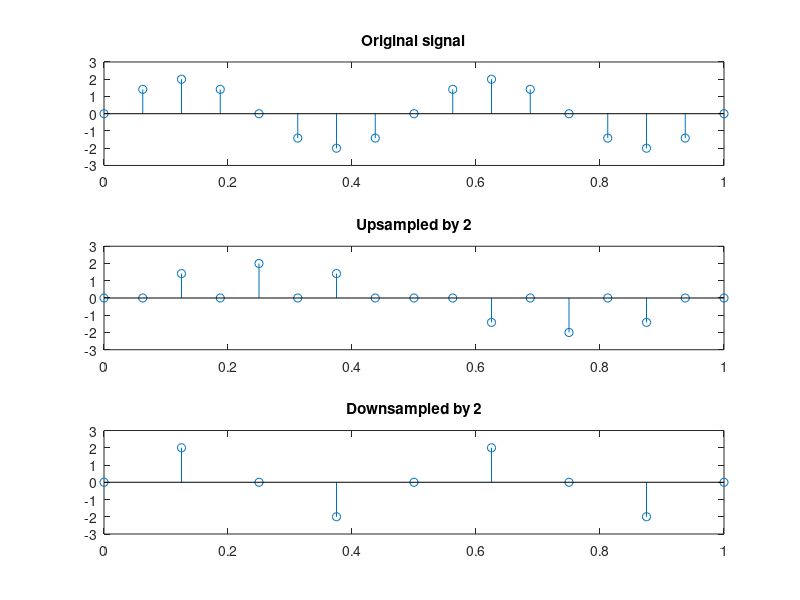
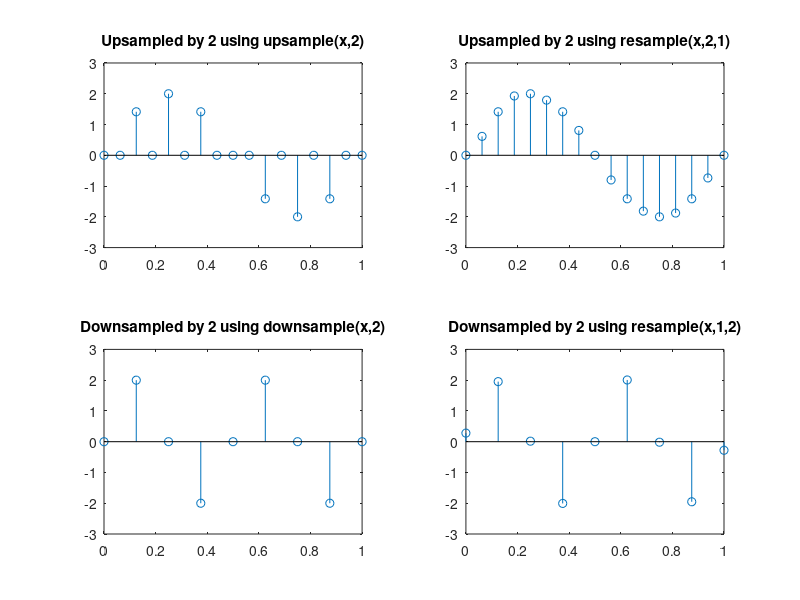

The MATLAB script that drew these images, in order:
clc
close all
clear all

%% generating a sinusoidal signal
fs = 16; %inital sampling rate
t = 0:1/fs:1;
x = 2*sin(2*pi*2*t);
%stem(t,x)
%ylim([-4 4])

%% upsampling and downsampling
upsampled_x = upsample(x,2);
upsampled_t = 0:1/fs:(2+1/fs);
downsampled_x = downsample(x,2);
downsampled_t = 0:2/fs:1;

figure
subplot(311), stem(t,x)
xlim([0 1])
ylim([-3 3])
title('Original signal')
subplot(312), stem(upsampled_t,upsampled_x)
xlim([0 1])
ylim([-3 3])
title('Upsampled by 2')
subplot(313), stem(downsampled_t,downsampled_x)
xlim([0 1])
ylim([-3 3])
title('Downsampled by 2')


%% resampling (this is basically upsampling/downsampling + filtering)
resampled_up_x = resample(x,2,1);
resampled_up_t = 0:1/fs:(2+1/fs);
figure
subplot(221), stem(upsampled_t,upsampled_x)
xlim([0 1])
ylim([-3 3])
title('Upsampled by 2 using upsample(x,2)')
subplot(222), stem(resampled_up_t,resampled_up_x)
xlim([0 1])
ylim([-3 3])
title('Upsampled by 2 using resample(x,2,1)')


resampled_down_x = resample(x,1,2);
resampled_down_t = 0:2/fs:1;
subplot(223), stem(downsampled_t,downsampled_x)
xlim([0 1])
ylim([-3 3])
title('Downsampled by 2 using downsample(x,2)')
subplot(224), stem(resampled_down_t,resampled_down_x)
xlim([0 1])
ylim([-3 3])
title('Downsampled by 2 using resample(x,1,2)')




